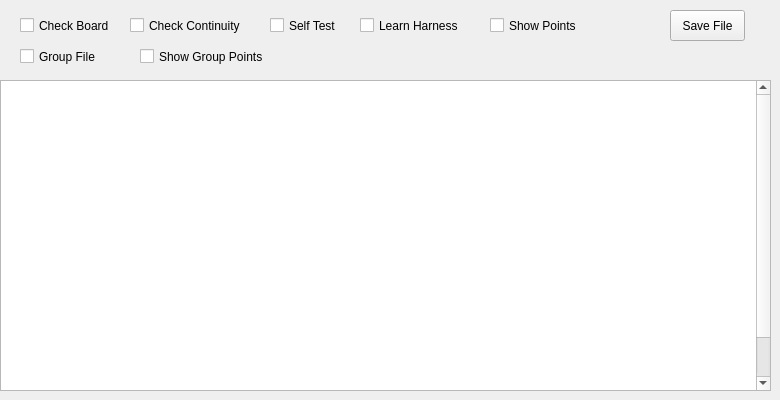
    <widget class="QWidget" name="tab_3">
     <attribute name="title">
      <string>Board Test</string>
     </attribute>
     <widget class="QCheckBox" name="checkBox_2">
      <property name="geometry">
       <rect>
        <x>20</x>
        <y>10</y>
        <width>101</width>
        <height>31</height>
       </rect>
      </property>
      <property name="font">
       <font>
        <pointsize>9</pointsize>
       </font>
      </property>
      <property name="text">
       <string>Check Board</string>
      </property>
     </widget>
     <widget class="QCheckBox" name="checkBox_3">
      <property name="geometry">
       <rect>
        <x>490</x>
        <y>10</y>
        <width>101</width>
        <height>31</height>
       </rect>
      </property>
      <property name="font">
       <font>
        <pointsize>9</pointsize>
       </font>
      </property>
      <property name="text">
       <string>Show Points</string>
      </property>
     </widget>
     <widget class="QCheckBox" name="checkBox_4">
      <property name="geometry">
       <rect>
        <x>130</x>
        <y>10</y>
        <width>131</width>
        <height>31</height>
       </rect>
      </property>
      <property name="font">
       <font>
        <pointsize>9</pointsize>
       </font>
      </property>
      <property name="text">
       <string>Check Continuity</string>
      </property>
     </widget>
     <widget class="QCheckBox" name="checkBox_5">
      <property name="geometry">
       <rect>
        <x>270</x>
        <y>10</y>
        <width>81</width>
        <height>31</height>
       </rect>
      </property>
      <property name="font">
       <font>
        <pointsize>9</pointsize>
       </font>
      </property>
      <property name="text">
       <string>Self Test</string>
      </property>
     </widget>
     <widget class="QCheckBox" name="checkBox_6">
      <property name="geometry">
       <rect>
        <x>360</x>
        <y>10</y>
        <width>121</width>
        <height>31</height>
       </rect>
      </property>
      <property name="font">
       <font>
        <pointsize>9</pointsize>
       </font>
      </property>
      <property name="text">
       <string>Learn Harness</string>
      </property>
     </widget>
     <widget class="QCheckBox" name="checkBox_7">
      <property name="geometry">
       <rect>
        <x>20</x>
        <y>46</y>
        <width>91</width>
        <height>21</height>
       </rect>
      </property>
      <property name="font">
       <font>
        <pointsize>9</pointsize>
       </font>
      </property>
      <property name="text">
       <string>Group File</string>
      </property>
     </widget>
     <widget class="QCheckBox" name="checkBox_8">
      <property name="geometry">
       <rect>
        <x>140</x>
        <y>46</y>
        <width>141</width>
        <height>21</height>
       </rect>
      </property>
      <property name="font">
       <font>
        <pointsize>9</pointsize>
       </font>
      </property>
      <property name="text">
       <string>Show Group Points</string>
      </property>
     </widget>
     <widget class="QPushButton" name="pushButton_3">
      <property name="geometry">
       <rect>
        <x>670</x>
        <y>10</y>
        <width>75</width>
        <height>31</height>
       </rect>
      </property>
      <property name="font">
       <font>
        <pointsize>9</pointsize>
       </font>
      </property>
      <property name="text">
       <string>Save File</string>
      </property>
     </widget>
     <widget class="QTextEdit" name="textEdit">
      <property name="geometry">
       <rect>
        <x>0</x>
        <y>80</y>
        <width>771</width>
        <height>311</height>
       </rect>
      </property>
      <property name="html">
       <string>&lt;!DOCTYPE HTML PUBLIC &quot;-//W3C//DTD HTML 4.0//EN&quot; &quot;http://www.w3.org/TR/REC-html40/strict.dtd&quot;&gt;
&lt;html&gt;&lt;head&gt;&lt;meta name=&quot;qrichtext&quot; content=&quot;1&quot; /&gt;&lt;style type=&quot;text/css&quot;&gt;
p, li { white-space: pre-wrap; }
&lt;/style&gt;&lt;/head&gt;&lt;body style=&quot; font-family:'Piboto'; font-size:9pt; font-weight:600; font-style:normal;&quot;&gt;
&lt;p style=&quot;-qt-paragraph-type:empty; margin-top:0px; margin-bottom:0px; margin-left:0px; margin-right:0px; -qt-block-indent:0; text-indent:0px;&quot;&gt;&lt;br /&gt;&lt;/p&gt;
&lt;p style=&quot;-qt-paragraph-type:empty; margin-top:0px; margin-bottom:0px; margin-left:0px; margin-right:0px; -qt-block-indent:0; text-indent:0px;&quot;&gt;&lt;br /&gt;&lt;/p&gt;
&lt;p style=&quot;-qt-paragraph-type:empty; margin-top:0px; margin-bottom:0px; margin-left:0px; margin-right:0px; -qt-block-indent:0; text-indent:0px;&quot;&gt;&lt;br /&gt;&lt;/p&gt;
&lt;p style=&quot;-qt-paragraph-type:empty; margin-top:0px; margin-bottom:0px; margin-left:0px; margin-right:0px; -qt-block-indent:0; text-indent:0px;&quot;&gt;&lt;br /&gt;&lt;/p&gt;
&lt;p style=&quot;-qt-paragraph-type:empty; margin-top:0px; margin-bottom:0px; margin-left:0px; margin-right:0px; -qt-block-indent:0; text-indent:0px;&quot;&gt;&lt;br /&gt;&lt;/p&gt;
&lt;p style=&quot;-qt-paragraph-type:empty; margin-top:0px; margin-bottom:0px; margin-left:0px; margin-right:0px; -qt-block-indent:0; text-indent:0px;&quot;&gt;&lt;br /&gt;&lt;/p&gt;
&lt;p style=&quot;-qt-paragraph-type:empty; margin-top:0px; margin-bottom:0px; margin-left:0px; margin-right:0px; -qt-block-indent:0; text-indent:0px;&quot;&gt;&lt;br /&gt;&lt;/p&gt;
&lt;p style=&quot;-qt-paragraph-type:empty; margin-top:0px; margin-bottom:0px; margin-left:0px; margin-right:0px; -qt-block-indent:0; text-indent:0px;&quot;&gt;&lt;br /&gt;&lt;/p&gt;
&lt;p style=&quot;-qt-paragraph-type:empty; margin-top:0px; margin-bottom:0px; margin-left:0px; margin-right:0px; -qt-block-indent:0; text-indent:0px;&quot;&gt;&lt;br /&gt;&lt;/p&gt;
&lt;p style=&quot;-qt-paragraph-type:empty; margin-top:0px; margin-bottom:0px; margin-left:0px; margin-right:0px; -qt-block-indent:0; text-indent:0px;&quot;&gt;&lt;br /&gt;&lt;/p&gt;
&lt;p style=&quot;-qt-paragraph-type:empty; margin-top:0px; margin-bottom:0px; margin-left:0px; margin-right:0px; -qt-block-indent:0; text-indent:0px;&quot;&gt;&lt;br /&gt;&lt;/p&gt;
&lt;p style=&quot;-qt-paragraph-type:empty; margin-top:0px; margin-bottom:0px; margin-left:0px; margin-right:0px; -qt-block-indent:0; text-indent:0px;&quot;&gt;&lt;br /&gt;&lt;/p&gt;
&lt;p style=&quot;-qt-paragraph-type:empty; margin-top:0px; margin-bottom:0px; margin-left:0px; margin-right:0px; -qt-block-indent:0; text-indent:0px;&quot;&gt;&lt;br /&gt;&lt;/p&gt;
&lt;p style=&quot;-qt-paragraph-type:empty; margin-top:0px; margin-bottom:0px; margin-left:0px; margin-right:0px; -qt-block-indent:0; text-indent:0px;&quot;&gt;&lt;br /&gt;&lt;/p&gt;
&lt;p style=&quot;-qt-paragraph-type:empty; margin-top:0px; margin-bottom:0px; margin-left:0px; margin-right:0px; -qt-block-indent:0; text-indent:0px;&quot;&gt;&lt;br /&gt;&lt;/p&gt;
&lt;p style=&quot;-qt-paragraph-type:empty; margin-top:0px; margin-bottom:0px; margin-left:0px; margin-right:0px; -qt-block-indent:0; text-indent:0px;&quot;&gt;&lt;br /&gt;&lt;/p&gt;
&lt;p style=&quot;-qt-paragraph-type:empty; margin-top:0px; margin-bottom:0px; margin-left:0px; margin-right:0px; -qt-block-indent:0; text-indent:0px;&quot;&gt;&lt;br /&gt;&lt;/p&gt;
&lt;p style=&quot;-qt-paragraph-type:empty; margin-top:0px; margin-bottom:0px; margin-left:0px; margin-right:0px; -qt-block-indent:0; text-indent:0px;&quot;&gt;&lt;br /&gt;&lt;/p&gt;
&lt;p style=&quot;-qt-paragraph-type:empty; margin-top:0px; margin-bottom:0px; margin-left:0px; margin-right:0px; -qt-block-indent:0; text-indent:0px;&quot;&gt;&lt;br /&gt;&lt;/p&gt;
&lt;p style=&quot;-qt-paragraph-type:empty; margin-top:0px; margin-bottom:0px; margin-left:0px; margin-right:0px; -qt-block-indent:0; text-indent:0px;&quot;&gt;&lt;br /&gt;&lt;/p&gt;
&lt;p style=&quot;-qt-paragraph-type:empty; margin-top:0px; margin-bottom:0px; margin-left:0px; margin-right:0px; -qt-block-indent:0; text-indent:0px;&quot;&gt;&lt;br /&gt;&lt;/p&gt;
&lt;p style=&quot;-qt-paragraph-type:empty; margin-top:0px; margin-bottom:0px; margin-left:0px; margin-right:0px; -qt-block-indent:0; text-indent:0px;&quot;&gt;&lt;br /&gt;&lt;/p&gt;
&lt;p style=&quot;-qt-paragraph-type:empty; margin-top:0px; margin-bottom:0px; margin-left:0px; margin-right:0px; -qt-block-indent:0; text-indent:0px;&quot;&gt;&lt;br /&gt;&lt;/p&gt;
&lt;p style=&quot;-qt-paragraph-type:empty; margin-top:0px; margin-bottom:0px; margin-left:0px; margin-right:0px; -qt-block-indent:0; text-indent:0px;&quot;&gt;&lt;br /&gt;&lt;/p&gt;
&lt;p style=&quot;-qt-paragraph-type:empty; margin-top:0px; margin-bottom:0px; margin-left:0px; margin-right:0px; -qt-block-indent:0; text-indent:0px;&quot;&gt;&lt;br /&gt;&lt;/p&gt;&lt;/body&gt;&lt;/html&gt;</string>
      </property>
     </widget>
    </widget>
